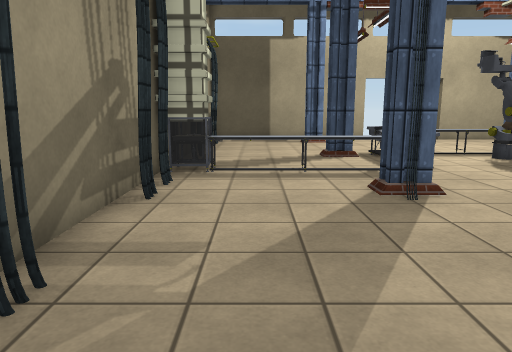
View 1 (above)

14 first-person views from a walk through a scene from a Unity 3-D project. The camera is 1.4 m above the floor, tilts 10° down and sees 70° across. The floor is counted in squares, 1 m on a side. Each view is taken from the middle of a square. On the plan, view 1 faces up. The plan holds only what a view shows up to about 16 squares ahead; the rest is blank. The place goes on beyond the plan. Some surface patterns are stand-ins.

View 2
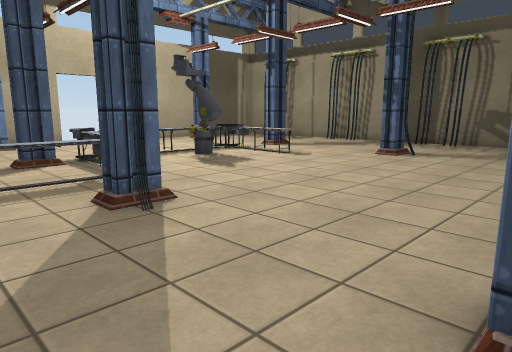

View 3
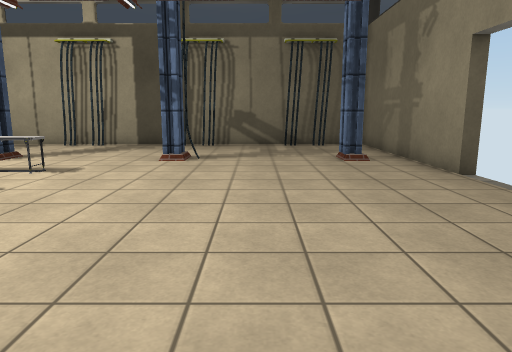

View 4
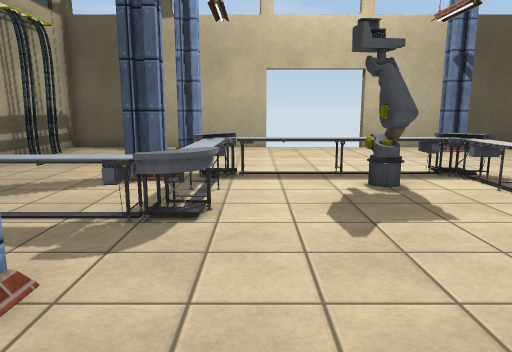

View 5
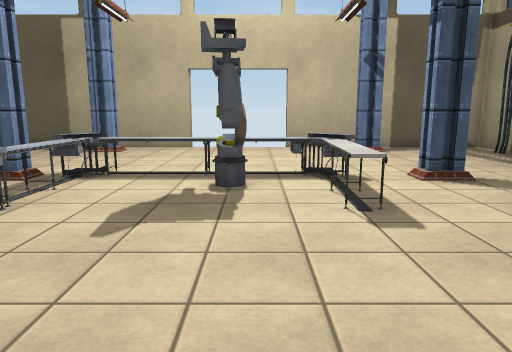

View 6
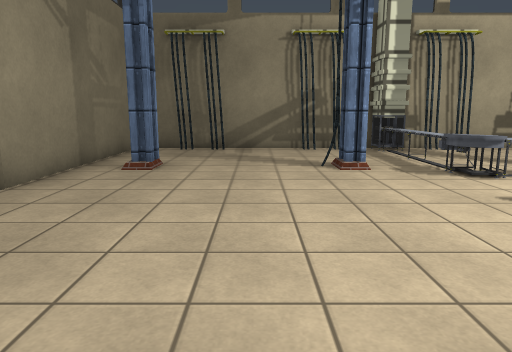

View 7
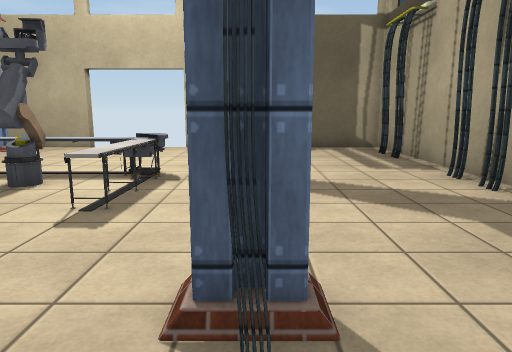

View 8
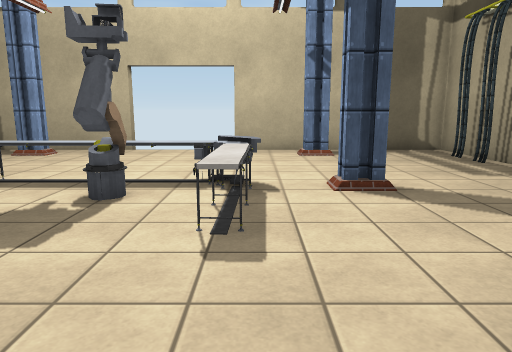

View 9
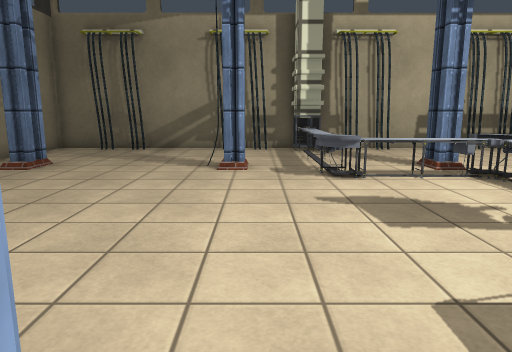

View 10
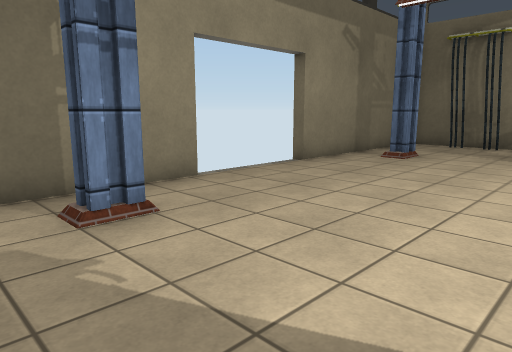

View 11
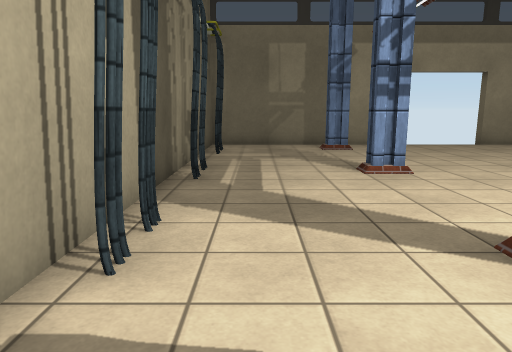

View 12
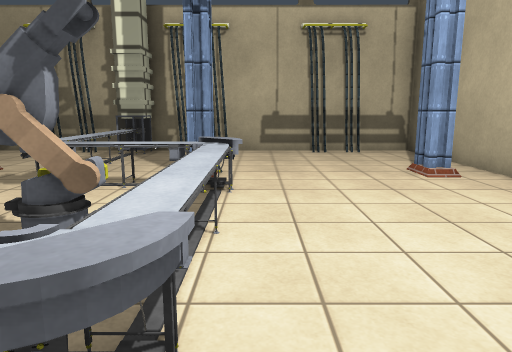

View 13
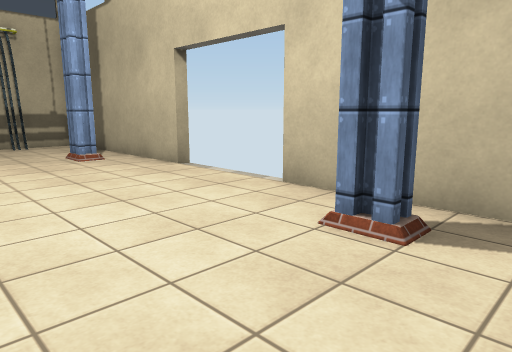

View 14
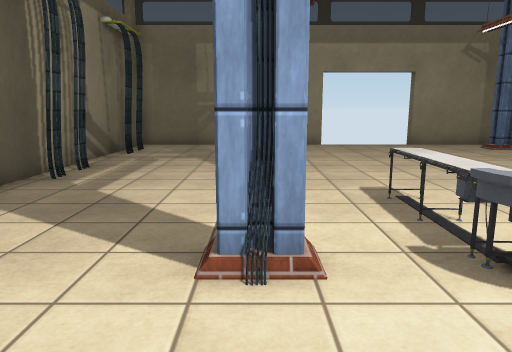

### Floor plan
Points are (right, up) in squares from view 1. A wall is a line through its corners. A room is listed if a view was taken in it or the views show most of it. See-through windows are left out.
Room 1 (views 1, 2, 3, 4, 5, 6, 7, 8, 9, 10, 11, 12, 13, 14)
walls: (3.1, 6.8) (3.1, 6.1); (2.9, 6.7) (3.1, 6.3); (11.4, 6.7) (12.3, 6.7) (12.3, 6.2) (11.7, 6) (11.4, 6.7); (2.7, 6.1) (2.3, 5.8); (2.7, 6.1) (2.3, 6.2) (2.3, 6.8); (11.6, 11.4) (11.4, 12) (12.4, 12); (11.6, 11.5) (11.6, 12); (2.3, 11.5) (2.3, 12) (3.1, 12) (3.1, 11.5); (11.8, 11.8) (12.2, 12.1); (12, 5.7) (11.8, 6.1); (12.2, 5.8) (11.6, 6.3) (11.6, 6.7); (-1, 8.9) (-2, 8.9); (3.1, 1.4) (3.1, 0.9); (3, 1.4) (3.2, 1); (-1.7, 7.4) (-1.8, 6.9); (-1.7, 10.8) (-1.8, 10.3); (11.6, 16.7) (11.4, 17.2); (2.2, 1.4) (3.1, 1.4) (2.9, 0.9); (-1.9, 7.4) (-1.6, 6.9); (-1.9, 10.8) (-1.6, 10.3); (-1.7, 6.3) (-1.8, 5.7); (16.1, 10.3) (16.3, 10.9); (-1.7, 12.1) (-1.8, 11.5); (3.1, 17.4) (3.1, 16.8); (-2.3, 8.9) (-2.3, -0.6) (5.4, -0.6); (11.6, 0.9) (11.6, 1.4); (-1.9, 6.2) (-1.7, 5.7); (11.7, 0.9) (11.5, 1.4) (12.4, 1.4); (-1.9, 12.1) (-1.6, 11.5); (16.2, 6.9) (16.4, 7.4); (16.2, 11.5) (16.4, 12); (16.3, 6.8) (16.2, 7.5); (16.5, 10.3) (16.4, 10.9); (16.3, 11.4) (16.3, 12); (16.1, 5.8) (16.3, 6.2); (5.4, 18.6) (-2.3, 18.6) (-2.3, 9.3) (-1.2, 9.3) (-1.2, 8.5) (-2.2, 8.5); (9.2, -0.6) (16.9, -0.6) (16.9, 18.6) (9.2, 18.6); (16.3, 5.7) (16.2, 6.2); (-1.7, 2.9) (-1.8, 2.3); (-1.9, 2.9) (-1.6, 2.3); (-1.7, 15.5) (-1.8, 14.9); (16.4, 15) (16.1, 15.4); (16.5, 14.9) (16.4, 15.4); (-1.7, 1.6) (-1.8, 1); (16.2, 2.2) (16.1, 2.8); (16.2, 2.2) (16.4, 2.7); (-1.7, 16.6) (-1.8, 16.2) (-1.9, 16.1); (-1.9, 1.6) (-1.7, 1); (16.3, 16) (16.2, 16.7); (-1.9, 16.7) (-1.7, 16.3); (16.1, 1.1) (16.3, 1.7); (16.3, 1) (16.3, 1.5)
ways out: gap at (-1, 9); gap at (9, -1); gap at (9, 19)
objects: other object (0, 9) to (3, 9); other object (4, 9); other object (4, 10) to (4, 11); other object (4, 12) to (5, 13); other object (6, 12) to (8, 12); other object (7, 10) to (8, 11); other object (9, 12) to (10, 12); other object (10, 9) to (10, 11)

Positions as (right, up) in squares from view 1, and headings:
1: (0, 0), facing up
2: (0, 1), facing up-right
3: (1, 4), facing right
4: (5, 4), facing up
5: (8, 4), facing up
6: (12, 4), facing left
7: (12, 4), facing up
8: (10, 5), facing up
9: (12, 7), facing left
10: (14, 6), facing down-left
11: (15, 15), facing down
12: (11, 13), facing left
13: (14, 13), facing up-left
14: (12, 15), facing down
